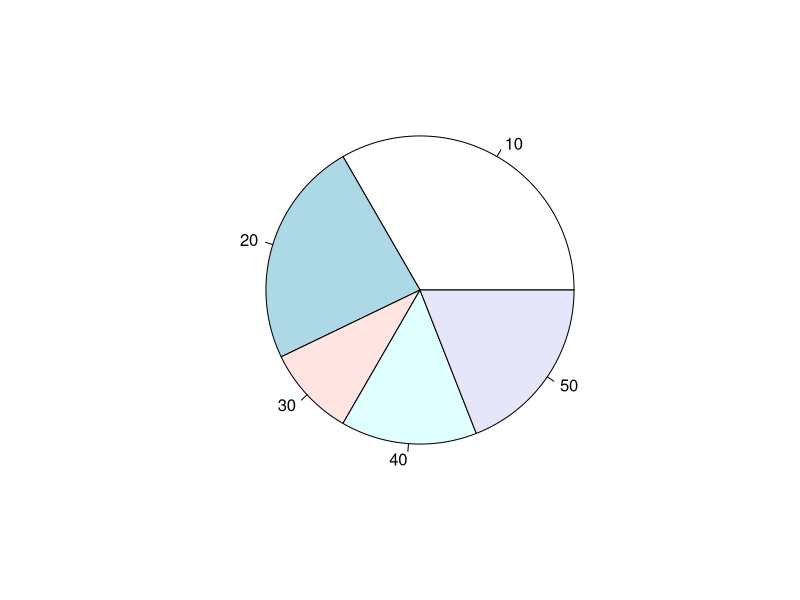
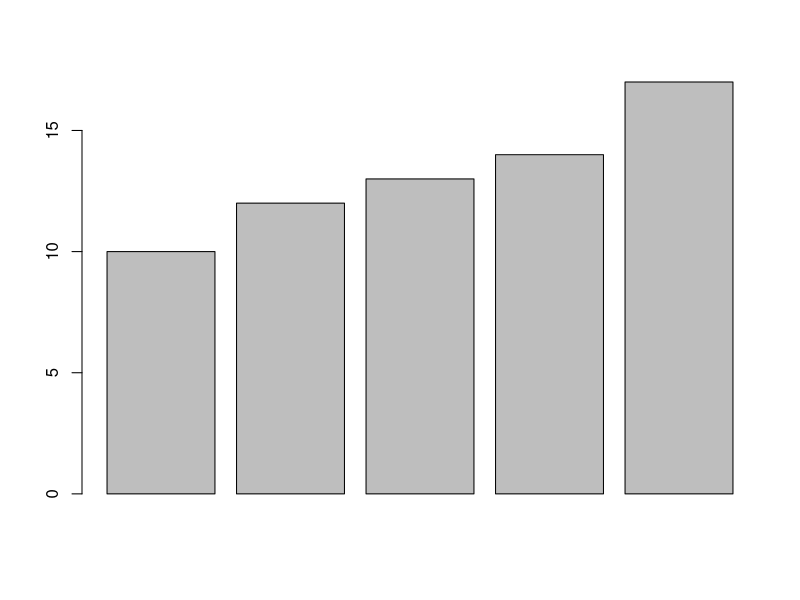

Here is the R script that generated these plots, in order:
#Q1
marks_Q1 <- rep(c(10,20,30,10,40,50),c(3,5,2,4,3,4))
marks_Q1
table(marks_Q1)
cbind(table(marks_Q1))
pie(table(marks_Q1))

#Q2_part1
marks_Q2 <- c(10,12,13,14,17)
marks_Q2
mean_Q2_1 <- mean(marks_Q2)
mean_Q2_1
barplot(marks_Q2)

#Q2_part2
no_of_students <- c(5,7,9,8,4)
no_of_students
freq_obs_Q2 <- marks_Q2*no_of_students
freq_obs_Q2
sum(freq_obs_Q2)
sum(no_of_students)
mean_Q2_2 <- sum(freq_obs_Q2)/sum(no_of_students)
mean_Q2_2

#Q2_part3
marks_lowerlimit <- c(10,20,30,40)
marks_lowerlimit
marks_upperlimit <- c(20,30,40,50)
marks_upperlimit
marks_midpoint <- (marks_upperlimit+marks_lowerlimit)/2
marks_midpoint
no_of_students_Q2_3 <- c(5,7,9,8)
no_of_students_Q2_3
freq_obs_Q2_3 <- marks_midpoint*no_of_students_Q2_3
freq_obs_Q2_3
mean_Q2_3 <- sum(freq_obs_Q2_3)/sum(no_of_students_Q2_3)
mean_Q2_3

#Q3

marks_Q3 <- c(12,63,61,63,87,65,1,24,67,52,70,55,29,93,30,84,29,27,19,
           24,32,31,16,4,22,82,53,92,84,5,46,27,31,51,19,76,21,26,
           100,81,56,65,32,63,33,51,68,49,25,77)
marks_Q3
range(marks_Q3)
breaks <- seq(0,100,by=10)
breaks
marks_Q3.cut <- cut(marks_Q3,breaks)
marks_Q3.cut
marks_Q3.table <- table(marks_Q3.cut)
marks_Q3.table
cbind(marks_Q3.table)
